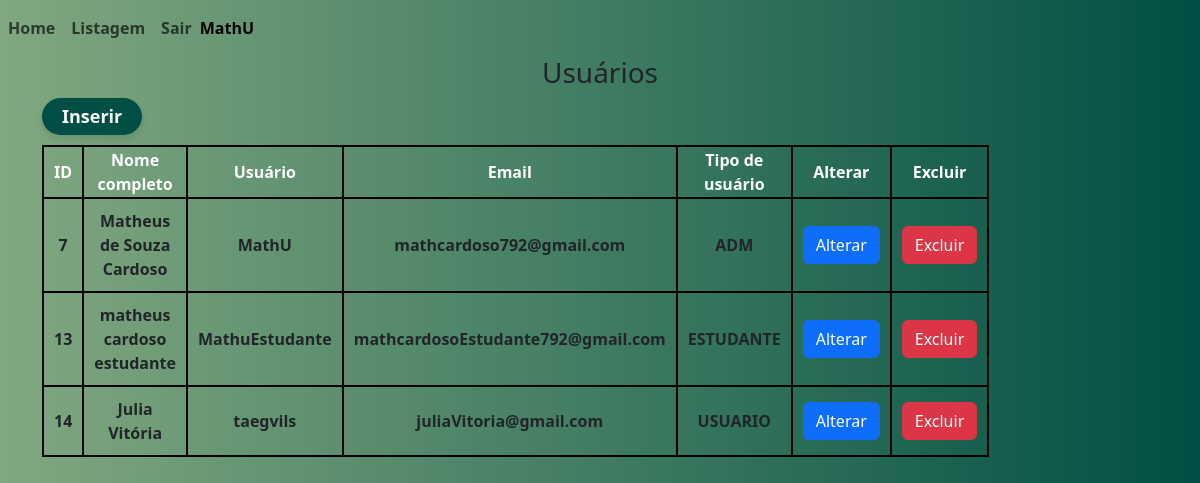
Screenshot of /app/controller/UsuarioController.php?action=list (signed in) with the database file from the repository.
### tables this page shows
CREATE TABLE `usuario` (
  `id` int(11) NOT NULL,
  `nomeCompleto` varchar(100) NOT NULL,
  `nomeUsuario` varchar(70) NOT NULL,
  `email` varchar(100) NOT NULL,
  `senha` varchar(100) NOT NULL,
  `fotoPerfil` varchar(255) DEFAULT NULL,
  `bio` varchar(250) DEFAULT NULL,
  `tipoUsuario` enum('ADM','USUARIO','ESTUDANTE') NOT NULL,
  `dataCriacao` datetime DEFAULT current_timestamp(),
  `compMatricula` varchar(75) DEFAULT NULL
);

### app/controller/UsuarioController.php (called while the page is built, shortened)
<?php
require_once(__DIR__ . "/../dao/UsuarioDAO.php");
require_once(__DIR__ . "/Controller.php");
require_once(__DIR__ . "/../model/Usuario.php");
class UsuarioController extends Controller
{
    private UsuarioDAO  $usuarioDao;
    public function __construct()
    {
        $this->usuarioDao = new UsuarioDAO();
        $this->handleAction();
    }
    protected function list()
    {
        $usuarios = $this->usuarioDao->list();
        $dados["lista"] = $usuarios;
        $this->loadView("usuario/list.php", $dados, []);
    }
}
new UsuarioController();

### app/model/Usuario.php (called while the page is built, shortened)
<?php
class Usuario
{
        private ?int $id;
        private ?string $nomeSobrenome;
        private ?string $nomeUsuario;
        private ?string $email;
        private ?string $tipoUsuario;
        public function getId(): ?int
        {
                return $this->id;
        }
        public function setId(?int $id): self
        {
                $this->id = $id;
                return $this;
        }
        public function getNomeSobrenome(): ?string
        {
                return $this->nomeSobrenome;
        }
        public function setNomeSobrenome(?string $nomeSobrenome): self
        {
                $this->nomeSobrenome = $nomeSobrenome;
                return $this;
        }
        public function getNomeUsuario(): ?string
        {
                return $this->nomeUsuario;
        }
        public function setNomeUsuario(?string $nomeUsuario): self
        {
                $this->nomeUsuario = $nomeUsuario;
                return $this;
        }
        public function getEmail(): ?string
        {
                return $this->email;
        }
        public function setEmail(?string $email): self
        {
                $this->email = $email;
                return $this;
        }
        public function getTipoUsuario(): ?string
        {
                return $this->tipoUsuario;
        }
        public function setTipoUsuario(?string $tipoUsuario): self
        {
                $this->tipoUsuario = $tipoUsuario;
                return $this;
        }
}

### app/dao/UsuarioDAO.php (called while the page is built, shortened)
<?php
include_once(__DIR__ . "/../model/Usuario.php");
class UsuarioDAO
{
    public function list()
    {
        $conn = Connection::getConnection();
        $sql = "SELECT * FROM usuario u ORDER BY u.nomeUsuario";
        $stm = $conn->prepare($sql);
        $stm->execute();
        $result = $stm->fetchAll();
        return $this->mapUsuarios($result);
    }
    private function mapUsuarios($result)
    {
        $usuarios = array();
        foreach ($result as $reg) {
            $usuario = new Usuario();
            $usuario->setId($reg['id']);
            $usuario->setNomeSobrenome($reg['nomeCompleto']);
            $usuario->setNomeUsuario($reg['nomeUsuario']);
            $usuario->setEmail($reg['email']);
            $usuario->setSenha($reg['senha']);
            $usuario->setBio($reg['bio']);
            $usuario->setTipoUsuario($reg['tipoUsuario']);
            $usuario->setDataCriacao($reg['dataCriacao']);
            $usuario->setCompMatricula($reg['compMatricula']);
            array_push($usuarios, $usuario);
        }
        return $usuarios;
    }
}

### app/view/usuario/list.php (the view)
<?php
require_once(__DIR__ . "/../include/header.php");
require_once(__DIR__ . "/../include/menu.php");
if($_SESSION[SESSAO_USUARIO_TIPO_USUARIO] == "ADM"):
?>
<link rel="stylesheet" href="<?= BASEURL ?>/view/css/list.css">
<h3 class="text-center">Usuários</h3>
<div class="container">
    <div class="row">
        <div class="col-3">
            <a class="btn btn-success"
                href="<?= BASEURL ?>/controller/UsuarioController.php?action=create">
                Inserir</a>
        </div>
    </div>
    <div class="row" style="margin-top: 10px;">
        <div class="col-12 tableUser">
            <table id="tabUsuarios">
                    <tr>
                        <th>ID</th>
                        <th>Nome completo</th>
                        <th>Usuário</th>
                        <th>Email</th>
                        <th>Tipo de usuário</th>
                        <th>Alterar</th>
                        <th>Excluir</th>
                    </tr>
                    <?php foreach($dados['lista'] as $usu): ?>
                        <tr>
                            <td><?php echo $usu->getId(); ?></td>
                            <td><?= $usu->getNomeSobrenome(); ?></td>
                            <td><?= $usu->getNomeUsuario(); ?></td>
                            <td><?= $usu->getEmail(); ?></td>
                            <td><?= $usu->getTipoUsuario(); ?></td>
                            <td><a class="btn btn-primary"
                                href="<?= BASEURL ?>/controller/UsuarioController.php?action=edit&id=<?= $usu->getId() ?>">
                                Alterar</a>
                            </td>
                            <td><a class="btn btn-danger"
                                onclick="return confirm('Confirma a exclusão do usuário?');"
                                href="<?= BASEURL ?>/controller/UsuarioController.php?action=delete&id=<?= $usu->getId() ?>">
                                Excluir</a>
                            </td>
                        </tr>
                    <?php endforeach; ?>
            </table>
        </div>
    </div>
</div>
<?php
                else:
                    echo "Você não tem acesso a esta página.<br>";
                    ?>
            <?php endif;?>
<?php
require_once(__DIR__ . "/../include/footer.php");
?>

### app/controller/Controller.php (shortened to what this page needs)
<?php
class Controller {
    protected function handleAction() {
        $action = NULL;
        if(isset($_GET['action']))
            $action = $_GET['action'];
        $this->callAction($action);
    }
    protected function callAction($methodName) {
        if($methodName && method_exists($this, $methodName))
            $this->$methodName();
        else {
            echo "Ação não encontrada no controller.<br>";
            echo "Verifique com o administrador do sistema.";
        }
    }
    protected function loadView(string $path, array $dados, array $msgErro, array $msgSucesso = []) {
        $caminho = __DIR__ . "/../view/" . $path;
        if(file_exists($caminho)) {
            require $caminho;
        } else {
            echo "Erro ao carregar a view solicitada<br>";
            echo "Caminho: " . $caminho;
        }
    }
}

### app/view/include/header.php (shortened to what this page needs)
<!DOCTYPE html>
<html lang="pt-br">
<head>
    <link href="https://cdn.jsdelivr.net/npm/bootstrap@5.3.3/dist/css/bootstrap.min.css" rel="stylesheet">
</head>
<body>

### app/view/include/menu.php
<?php
$nome = "(Sessão expirada)";
if (isset($_SESSION[SESSAO_USUARIO_NOME_USUARIO]))
    $nome = $_SESSION[SESSAO_USUARIO_NOME_USUARIO];
?>
<link rel="stylesheet" href="<?= BASEURL ?>/view/css/menu.css">
    <nav class="navbar navbar-expand-lg navbar-light bg-transparent">
        <div class="collapse navbar-collapse" id="conteudoNavbarSuportado">
            <ul class="navbar-nav mr-auto">
                <li class="nav-item active">
                    <a class="nav-link" href="<?= HOME_PAGE ?>">Home</a>
                </li>
                <?php
                if($_SESSION[SESSAO_USUARIO_TIPO_USUARIO] == "ADM"):
                    ?>
                <li class="nav-item">
                    <a class="nav-link" href="<?= BASEURL . '/controller/UsuarioController.php?action=list' ?>" id="navbarDropdown"
                        role="button" data-toggle="dropdown" aria-haspopup="true"
                        aria-expanded="false"> Listagem</a>
                </li>
                <?php endif; ?>
                <li class="nav-item active">
                    <a class="nav-link" href="<?= LOGOUT_PAGE ?>">Sair</a>
                </li>
            </ul>
            <ul class="navbar-nav mr-left">
                <li class="nav-item active"><?= $nome ?></li>
            </ul>
        </div>
    </nav>

### app/view/include/footer.php (shortened to what this page needs)
</body>
</html>

### app/view/css/menu.css (style rules this page uses)
nav li { color: black; font-weight: bold; }

### app/view/css/list.css (style rules this page uses)
body { height: 100%; width: 100%; margin: 0; padding: 0; background: linear-gradient(90deg, #81a880, #004f44); }
td { border-radius: 20px; border: 2px solid black; font-weight: bold; padding: 10px; text-decoration: none; background-color: transparent; }
th { color: white; border: 2px solid black; }
table { width: 75%; border: none; margin-bottom: 15px; padding: 10px 35px 35px 35px; background: transparent; text-align: center; }
.btn-success { background-color: #004f44; color: white; border: none; border-radius: 30px; padding: 5px 20px; font-size: 18px; font-weight: bold; box-shadow: 0 4px 6px rgba(0, 0, 0, 0.1); transition: background-color 0.3s, transform 0.3s; }

### rows the page displays
usuario: id "7", nomeCompleto "Matheus de Souza Cardoso", nomeUsuario "MathU", email "mathcardoso792@gmail.com", tipoUsuario "ADM"
usuario: id "13", nomeCompleto "matheus cardoso estudante", nomeUsuario "MathuEstudante", email "mathcardosoEstudante792@gmail.com", tipoUsuario "ESTUDANTE"
usuario: id "14", nomeCompleto "Julia Vitória", nomeUsuario "taegvils", email "juliaVitoria@gmail.com", tipoUsuario "USUARIO"

### other values shown
$nome "MathU"
